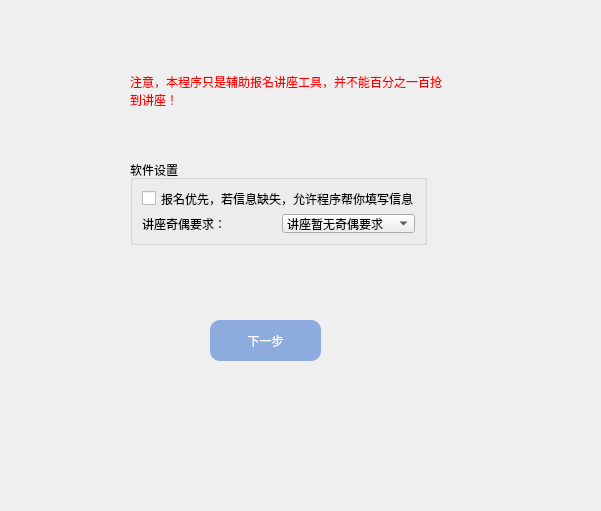
<?xml version="1.0" encoding="UTF-8"?>
<ui version="4.0">
 <class>useSettings</class>
 <widget class="QWidget" name="useSettings">
  <property name="geometry">
   <rect>
    <x>0</x>
    <y>0</y>
    <width>601</width>
    <height>511</height>
   </rect>
  </property>
  <property name="windowTitle">
   <string>Form</string>
  </property>
  <widget class="QLabel" name="label">
   <property name="geometry">
    <rect>
     <x>130</x>
     <y>20</y>
     <width>321</width>
     <height>141</height>
    </rect>
   </property>
   <property name="styleSheet">
    <string notr="true">color: rgb(255, 0, 0);
font: 700 12pt &quot;Microsoft YaHei UI&quot;;</string>
   </property>
   <property name="text">
    <string>注意，本程序只是辅助报名讲座工具，并不能百分之一百抢到讲座！</string>
   </property>
   <property name="wordWrap">
    <bool>true</bool>
   </property>
  </widget>
  <widget class="QGroupBox" name="groupBox">
   <property name="geometry">
    <rect>
     <x>130</x>
     <y>160</y>
     <width>297</width>
     <height>85</height>
    </rect>
   </property>
   <property name="title">
    <string>软件设置</string>
   </property>
   <layout class="QGridLayout" name="gridLayout">
    <item row="0" column="0">
     <layout class="QVBoxLayout" name="verticalLayout">
      <item>
       <widget class="QCheckBox" name="checkBox">
        <property name="text">
         <string>报名优先，若信息缺失，允许程序帮你填写信息</string>
        </property>
       </widget>
      </item>
      <item>
       <layout class="QHBoxLayout" name="horizontalLayout">
        <item>
         <widget class="QLabel" name="label_2">
          <property name="text">
           <string>讲座奇偶要求：</string>
          </property>
         </widget>
        </item>
        <item>
         <widget class="QComboBox" name="comboBox">
          <item>
           <property name="text">
            <string>讲座暂无奇偶要求</string>
           </property>
          </item>
          <item>
           <property name="text">
            <string>讲座要求奇数</string>
           </property>
          </item>
          <item>
           <property name="text">
            <string>讲座要求偶数</string>
           </property>
          </item>
         </widget>
        </item>
       </layout>
      </item>
     </layout>
    </item>
   </layout>
  </widget>
  <widget class="QPushButton" name="pushButton">
   <property name="geometry">
    <rect>
     <x>210</x>
     <y>320</y>
     <width>111</width>
     <height>41</height>
    </rect>
   </property>
   <property name="styleSheet">
    <string notr="true">QPushButton
{
	border:none;
	background-color: rgb(142, 171, 221);
	border-radius:5px;
	color: rgb(255, 255, 255);
font: 12pt &quot;Microsoft YaHei UI&quot;;
border-radius: 10px;
}
QPushButton:hover
{
	background-color: rgb(224, 230, 238);
	border-radius:5px;
font: 12pt &quot;Microsoft YaHei UI&quot;;
}</string>
   </property>
   <property name="text">
    <string>下一步</string>
   </property>
  </widget>
 </widget>
 <resources/>
 <connections/>
</ui>
